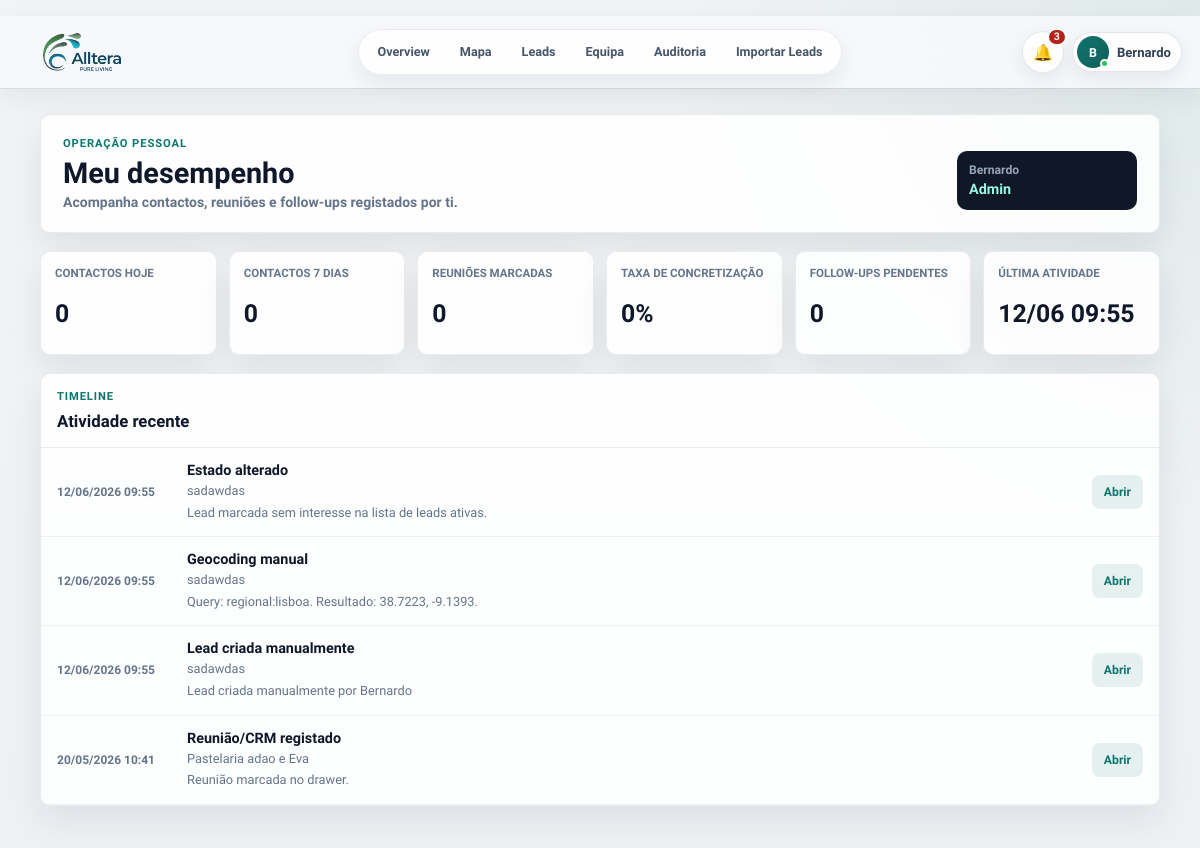
The page /meu-desempenho (signed in) on the database its author committed.
### PlataformaApoioDecisaoComercial/models.py (models this page shows, shortened)
class User(UserMixin, db.Model):
    __tablename__ = "users"
    id = db.Column(db.Integer, primary_key=True)
    nome = db.Column(db.String(120), nullable=False)
    email = db.Column(db.String(160), nullable=False, unique=True, index=True)
    password_hash = db.Column(db.String(255), nullable=False)
    role = db.Column(db.String(40), nullable=False, default="comercial")
    ativo = db.Column(db.Boolean, nullable=False, default=True)
    created_at = db.Column(db.DateTime, default=datetime.utcnow)
    @property
    def is_active(self):
        return bool(self.ativo)
    historico = db.relationship("HistoricoLead", back_populates="user", lazy="dynamic")
    assigned_leads = db.relationship("Lead", back_populates="assigned_to", lazy="dynamic")

class HistoricoLead(db.Model):
    id = db.Column(db.Integer, primary_key=True)
    lead_id = db.Column(db.Integer, db.ForeignKey("lead.id"), nullable=False)
    user_id = db.Column(db.Integer, db.ForeignKey("users.id"), nullable=True, index=True)
    acao = db.Column(db.String(120), nullable=False)
    tipo_acao = db.Column(db.String(80), nullable=True, index=True)
    observacao = db.Column(db.Text, nullable=True)
    resultado = db.Column(db.String(120), nullable=True)
    comercial_responsavel = db.Column(db.String(80), nullable=True)
    created_at = db.Column(db.DateTime, default=datetime.utcnow)
    user = db.relationship("User", back_populates="historico")

class Lead(db.Model):
    id = db.Column(db.Integer, primary_key=True)
    nome_cliente = db.Column(db.String(180), nullable=True)
    area_negocio = db.Column(db.String(120), nullable=True)
    cidade = db.Column(db.String(80), nullable=True)
    empresa = db.Column(db.String(180), nullable=True)
    nome_empresa = db.Column(db.String(180), nullable=False)
    tipo_cliente = db.Column(db.String(80), nullable=False)
    morada = db.Column(db.String(220), nullable=True)
    codigo_postal = db.Column(db.String(20), nullable=True)
    localidade = db.Column(db.String(80), nullable=False)
    contacto = db.Column(db.String(120), nullable=True)
    telefone = db.Column(db.String(40), nullable=True)
    email = db.Column(db.String(160), nullable=True)
    categoria = db.Column(db.String(120), nullable=True)
    nif = db.Column(db.String(30), nullable=True)
    observacoes = db.Column(db.Text, nullable=True)
    observacoes_contacto = db.Column(db.Text, nullable=True)
    reuniao_info = db.Column(db.Text, nullable=True)
    classificacao_observacao = db.Column(db.String(80), nullable=True)
    motivo_classificacao = db.Column(db.Text, nullable=True)
    latitude = db.Column(db.Float, nullable=True)
    longitude = db.Column(db.Float, nullable=True)
    estado = db.Column(db.String(40), nullable=False, default="Por contactar")
    estado_lead = db.Column(db.String(40), nullable=True, default="Por contactar")
    prioridade = db.Column(db.String(20), nullable=True, default="Baixa")
    comercial_responsavel = db.Column(db.String(80), nullable=False, default="Flávia")
    data_novo_contacto = db.Column(db.Date, nullable=True)
    data_reuniao = db.Column(db.Date, nullable=True)
    hora_reuniao = db.Column(db.String(10), nullable=True)
    tags = db.Column(db.String(300), nullable=True)
    insight_tags = db.Column(db.String(400), nullable=True)
    insight_note = db.Column(db.Text, nullable=True)
    assigned_to_id = db.Column(db.Integer, db.ForeignKey("users.id"), nullable=True, index=True)
    created_at = db.Column(db.DateTime, default=datetime.utcnow)
    updated_at = db.Column(db.DateTime, default=datetime.utcnow, onupdate=datetime.utcnow)
    assigned_to = db.relationship("User", back_populates="assigned_leads")
    historico = db.relationship(
        "HistoricoLead",
        backref="lead",
        cascade="all, delete-orphan",
        order_by="desc(HistoricoLead.created_at)",
    )

### PlataformaApoioDecisaoComercial/app.py (the view)
    @app.route("/meu-desempenho")
    @login_required
    def meu_desempenho():
        return render_template("meu_desempenho.html", performance=personal_performance_context(current_user))

### PlataformaApoioDecisaoComercial/app.py (called while the page is built)
def normalize_lookup(value):
    text = str(value or "").strip().lower()
    text = unicodedata.normalize("NFKD", text)
    return "".join(char for char in text if not unicodedata.combining(char))

def clean_text(value):
    return re.sub(r"\s+", " ", str(value or "").strip())

def parse_time_value(value):
    value = clean_text(value)
    if not value:
        return None
    match = re.fullmatch(r"([01]?\d|2[0-3]):([0-5]\d)(?::[0-5]\d)?", value)
    if not match:
        return None
    return f"{int(match.group(1)):02d}:{match.group(2)}"

def scheduled_time_label(lead):
    return parse_time_value(getattr(lead, "hora_reuniao", None)) or ""

def is_scheduled_lead(lead):
    if not lead or not lead.data_novo_contacto:
        return False
    state = normalize_legacy_state(lead.estado)
    text = normalize_lookup(" ".join([
        lead.estado or "",
        lead.classificacao_observacao or "",
        lead.observacoes or "",
        lead.observacoes_contacto or "",
        lead.motivo_classificacao or "",
    ]))
    if state in SCHEDULED_STATES:
        return True
    return any(token in text for token in [
        "voltar a ligar",
        "contactar mais tarde",
        "reagendada",
        "reagendar",
        "sem interesse para ja",
        "aguardar resposta",
        "ligar depois",
        "voltar a contactar",
    ])

def scheduled_badge_count():
    today = date.today()
    return (
        Lead.query.filter(
            Lead.data_novo_contacto.isnot(None),
            Lead.data_novo_contacto <= today,
            Lead.estado.in_(list(SCHEDULED_STATES)),
        ).count()
    )

def history_matches(entry, tokens):
    text = normalize_lookup(" ".join([
        entry.tipo_acao or "",
        entry.acao or "",
        entry.resultado or "",
        entry.observacao or "",
    ]))
    return any(token in text for token in tokens)

def normalize_legacy_state(state):
    value = clean_text(state)
    mapping = {
        "Contactado": "Ligar de volta",
        "Reunião marcada": "Já tratado / no CRM",
        "ReuniÃ£o marcada": "Já tratado / no CRM",
        "Cliente existente": "Já tratado / no CRM",
        "Sem interesse definitivo": "Sem interesse",
    }
    return mapping.get(value, value)

### PlataformaApoioDecisaoComercial/templates/meu_desempenho.html (shortened to what this page needs)
{% extends "base.html" %}
{% block content %}
<main class="page-shell personal-performance-page">
    <section class="personal-performance-hero">
        <div>
            <p class="eyebrow">Operação pessoal</p>
            <h1>Meu desempenho</h1>
            <p>Acompanha contactos, reuniões e follow-ups registados por ti.</p>
        </div>
        <div class="personal-performance-hero__meta">
            <span>{{ current_user.nome or current_user.email }}</span>
            <strong>{{ "Admin" if current_user.role == "admin" else "Rececionista" }}</strong>
        </div>
    </section>
    {% set metrics = performance.metrics %}
    <section class="personal-performance-metrics">
        <article>
            <span>Contactos hoje</span>
            <strong>{{ metrics.contacts_today }}</strong>
        </article>
        <article>
            <span>Contactos 7 dias</span>
            <strong>{{ metrics.contacts_7 }}</strong>
        </article>
        <article>
            <span>Reuniões marcadas</span>
            <strong>{{ metrics.meetings }}</strong>
        </article>
        <article>
            <span>Taxa de concretização</span>
            <strong>{{ metrics.conversion_rate }}%</strong>
        </article>
        <article>
            <span>Follow-ups pendentes</span>
            <strong>{{ metrics.pending_followups }}</strong>
        </article>
        <article>
            <span>Última atividade</span>
            <strong>{{ metrics.last_activity.strftime("%d/%m %H:%M") if metrics.last_activity else "—" }}</strong>
        </article>
    </section>
    <section class="personal-performance-panel">
        <header>
            <div>
                <p class="eyebrow">Timeline</p>
                <h2>Atividade recente</h2>
            </div>
        </header>
        {% if performance.has_history %}
        <ol class="personal-performance-timeline">
            {% for entry in performance.timeline %}
            <li>
                <time datetime="{{ entry.created_at.isoformat() if entry.created_at else '' }}">
                    {{ entry.created_at.strftime("%d/%m/%Y %H:%M") if entry.created_at else "Sem data" }}
                </time>
                <div>
                    <strong>{{ entry.acao }}</strong>
                    <span>{{ entry.lead.nome_empresa if entry.lead else "Lead removida" }}</span>
                    {% if entry.observacao %}
                    <p>{{ entry.observacao }}</p>
                    {% endif %}
                </div>
                {% if entry.lead %}
                <a href="{{ url_for('mapa_leads', lead_id=entry.lead.id) }}">Abrir</a>
                {% endif %}
            </li>
            {% endfor %}
        </ol>
        {% else %}
        <div class="personal-performance-empty">
            <strong>Ainda sem histórico operacional.</strong>
            <span>Quando registares contactos, reuniões ou follow-ups, eles aparecem aqui.</span>
        </div>
        {% endif %}
    </section>
</main>
{% endblock %}

### PlataformaApoioDecisaoComercial/templates/base.html (shortened to what this page needs)
﻿<!doctype html>
<html lang="pt">
<head>
    <link rel="stylesheet" href="https://unpkg.com/leaflet@1.9.4/dist/leaflet.css">
    <link rel="stylesheet" href="{{ url_for('static', filename='css/styles.css') }}">
</head>
<body>
    <div class="app-shell">
        <header class="topbar topbar--minimal" id="appTopbar" aria-label="Barra superior">
            <a class="topnav-brand" href="{{ url_for('admin_overview') if current_user.is_authenticated and current_user.role == 'admin' else (url_for('mapa_leads') if current_user.is_authenticated else url_for('login')) }}" aria-label="Alltera">
                <span class="topnav-brand__logo" aria-hidden="true">
                    <img src="{{ url_for('static', filename='alltera-logo.png') }}" alt="">
                </span>
            </a>
            {% if current_user.is_authenticated %}
            <nav class="topnav-pill" aria-label="Navegação principal">
                {% if current_user.role == "admin" %}
                <a href="{{ url_for('admin_overview') }}" {% if request.endpoint == 'admin_overview' %}aria-current="page"{% endif %}>Overview</a>
                <a href="{{ url_for('mapa_leads') }}" {% if request.endpoint == 'mapa_leads' %}aria-current="page"{% endif %}>Mapa</a>
                <a href="{{ url_for('todas_leads') }}" {% if request.endpoint == 'todas_leads' %}aria-current="page"{% endif %}>Leads</a>
                <a href="{{ url_for('admin_users') }}" {% if request.endpoint == 'admin_users' %}aria-current="page"{% endif %}>Equipa</a>
                <a href="{{ url_for('historico') }}" {% if request.endpoint == 'historico' %}aria-current="page"{% endif %}>Auditoria</a>
                <a href="{{ url_for('importar_leads') }}" {% if request.endpoint == 'importar_leads' %}aria-current="page"{% endif %}>Importar Leads</a>
                {% endif %}
            </nav>
            {% endif %}
            <div class="topbar__actions">
                {% if current_user.is_authenticated %}
                {% set display_name = current_user.nome or current_user.email %}
                {% set first_name = display_name.split()[0] %}
                <div class="notifications-menu" id="notificationsMenu">
                    <button class="notifications-trigger" id="notificationsButton" type="button" aria-haspopup="menu" aria-expanded="false" aria-controls="notificationsDropdown" title="Notificações operacionais">
                        <span aria-hidden="true">🔔</span>
                        {% if operational_notifications.count > 0 %}
                        <strong>{{ operational_notifications.count }}</strong>
                        {% endif %}
                    </button>
                </div>
                <div class="profile-menu" id="profileMenu">
                    <button class="profile-trigger" id="profileMenuButton" type="button" aria-haspopup="menu" aria-expanded="false" aria-controls="profileDropdown">
                        <span class="profile-avatar" aria-hidden="true">{{ display_name[:1]|upper }}<i></i></span>
                        <span class="profile-trigger__name">{{ first_name }}</span>
                    </button>
                </div>
                {% endif %}
            </div>
        </header>
        <div class="app-shell__content">
            {% block content %}{% endblock %}
        </div>
    </div>
    {% if current_user.is_authenticated %}
    <aside class="command-palette" id="commandPalette" aria-hidden="true">
    </aside>
    <aside class="global-lead-drawer" id="globalLeadDrawer" aria-hidden="true">
    </aside>
    {% endif %}
</body>
</html>

### rows shown on the page
User: nome "B", nome "Bernardo", role "Admin"
HistoricoLead: last_activity "12/06 09:55", created_at "12/06/2026 09:55", acao "Estado alterado", lead "sadawdas", observacao "Lead marcada sem interesse na lista de leads ativas."
HistoricoLead: created_at "12/06/2026 09:55", acao "Geocoding manual", lead "sadawdas", observacao "Query: regional:lisboa. Resultado: 38.7223, -9.1393."
HistoricoLead: created_at "12/06/2026 09:55", acao "Lead criada manualmente", lead "sadawdas", observacao "Lead criada manualmente por Bernardo"
HistoricoLead: created_at "20/05/2026 10:41", acao "Reunião/CRM registado", lead "Pastelaria adao e Eva", observacao "Reunião marcada no drawer."

### other values the page prints
{{ operational_notifications.count }} "3"
{{ metrics.contacts_today }} "0"
{{ metrics.contacts_7 }} "0"
{{ metrics.meetings }} "0"
{{ metrics.conversion_rate }} "0"
{{ metrics.pending_followups }} "0"
